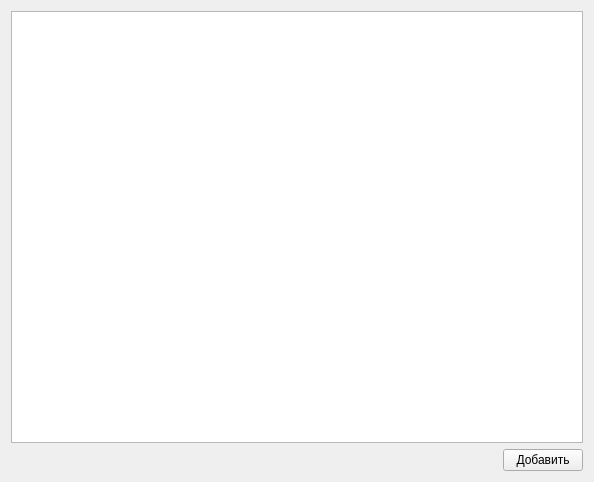
<?xml version="1.0" encoding="UTF-8"?>
<ui version="4.0">
 <class>Table</class>
 <widget class="QWidget" name="Table">
  <property name="geometry">
   <rect>
    <x>0</x>
    <y>0</y>
    <width>594</width>
    <height>482</height>
   </rect>
  </property>
  <property name="windowTitle">
   <string>Form</string>
  </property>
  <layout class="QVBoxLayout" name="verticalLayout">
   <item>
    <widget class="QTableWidget" name="tableWidget"/>
   </item>
   <item>
    <layout class="QHBoxLayout" name="horizontalLayout">
     <item>
      <spacer name="horizontalSpacer">
       <property name="orientation">
        <enum>Qt::Horizontal</enum>
       </property>
       <property name="sizeHint" stdset="0">
        <size>
         <width>40</width>
         <height>20</height>
        </size>
       </property>
      </spacer>
     </item>
     <item>
      <layout class="QHBoxLayout" name="newRowLayout"/>
     </item>
     <item>
      <widget class="QPushButton" name="addButton">
       <property name="sizePolicy">
        <sizepolicy hsizetype="Maximum" vsizetype="Fixed">
         <horstretch>0</horstretch>
         <verstretch>0</verstretch>
        </sizepolicy>
       </property>
       <property name="text">
        <string>Добавить</string>
       </property>
      </widget>
     </item>
    </layout>
   </item>
  </layout>
 </widget>
 <resources/>
 <connections/>
</ui>
